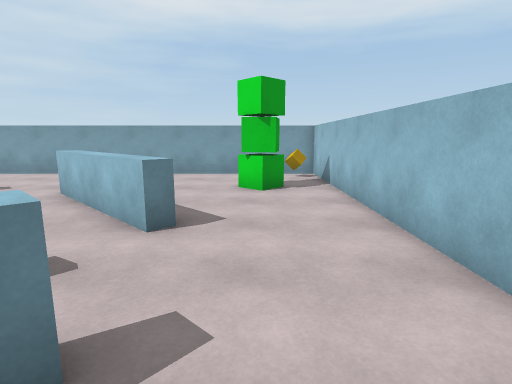
view 1 (above)

15 first-person views from a walk through a scene from a Unity 3-D project. The camera is 1.5 m above the floor, tilts 10° down and sees 80° across. The floor is counted in squares, 1 m on a side. Each view is taken from the middle of a square. On the plan, view 1 faces up. The plan holds only what a view shows up to about 15 squares ahead; the rest is blank. The player character is not drawn.

view 2
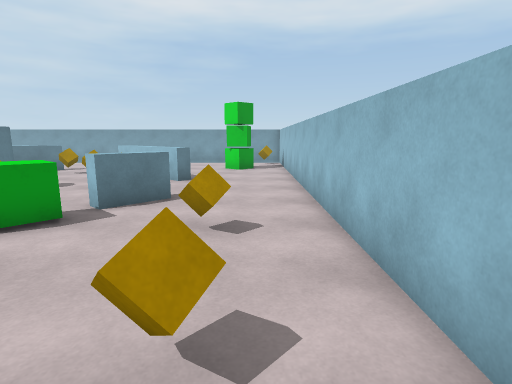

view 3
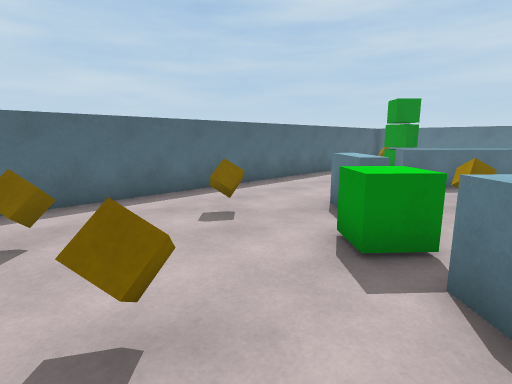

view 4
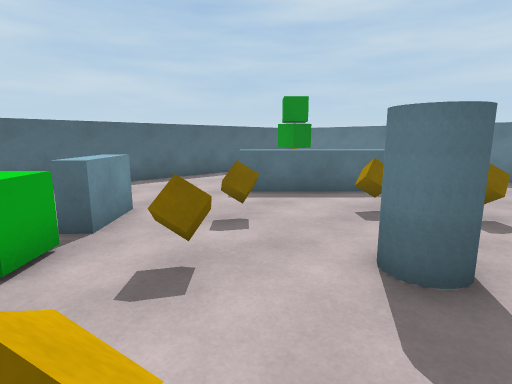

view 5
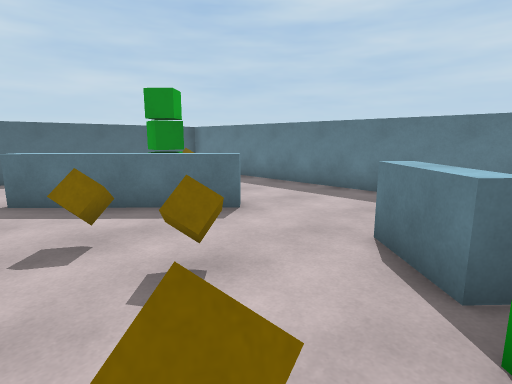

view 6
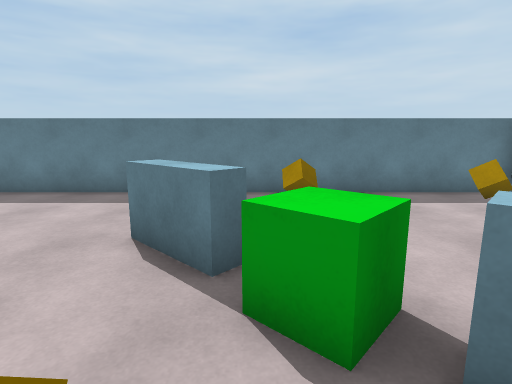

view 7
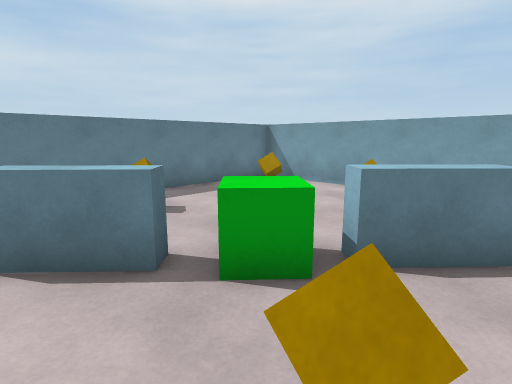

view 8
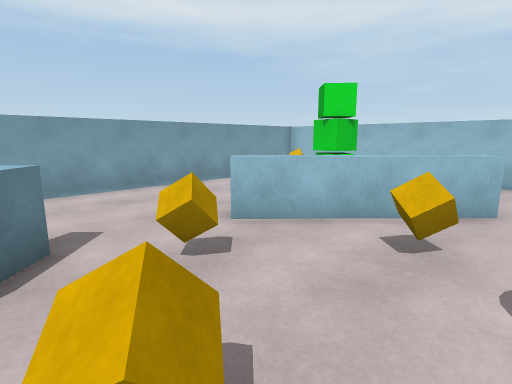

view 9
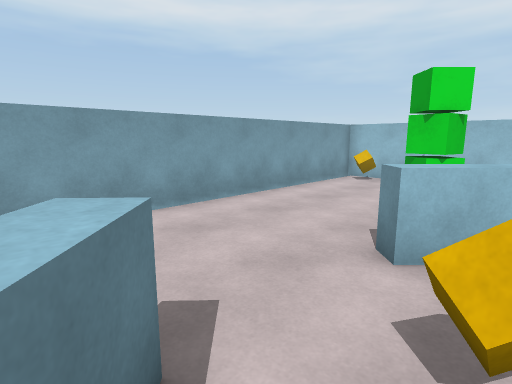

view 10
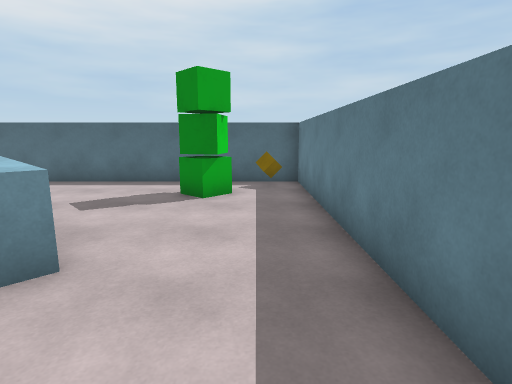

view 11
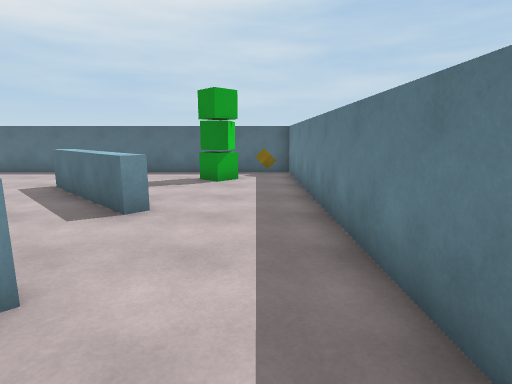

view 12
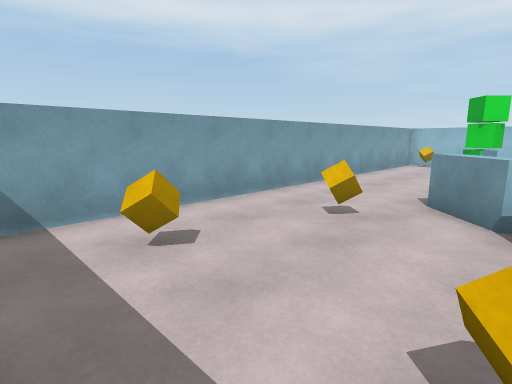

view 13
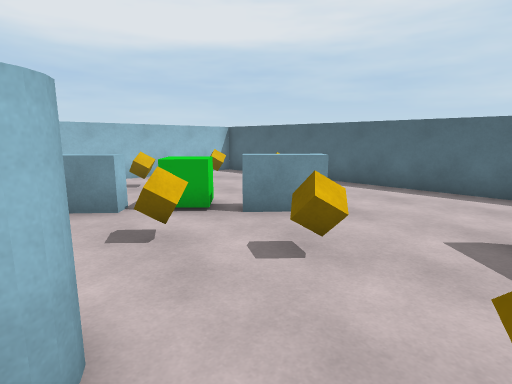

view 14
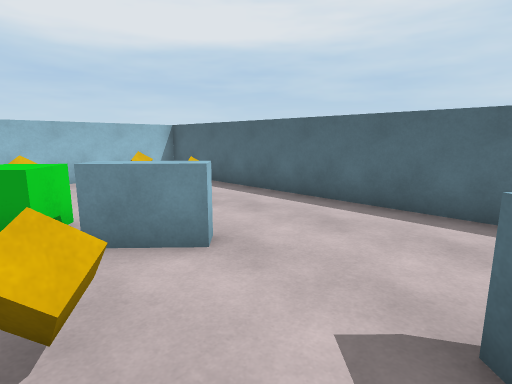

view 15
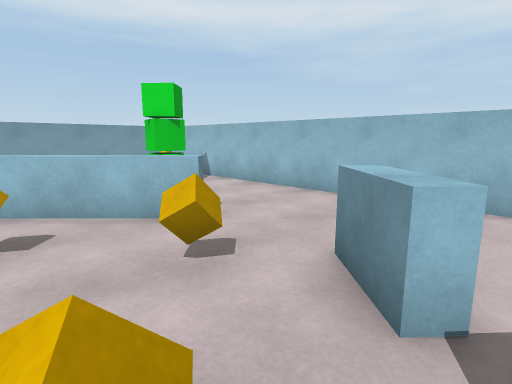

### Floor plan
Points are (right, up) in squares from view 1. A wall is a line through its corners. A room is listed if a view was taken in it or the views show most of it. See-through windows are left out.
Room 1 (views 1, 2, 3, 4, 5, 6, 7, 8, 9, 10, 11, 12, 13, 14, 15)
walls: (-11.1, 5.6) (-12.5, 4); (-10, 7.5) (-8.6, 9); (-8.2, 8.7) (-9.5, 7.3); (-1.4, 5.1) (-1.8, 4.7) (-5.4, 8.3) (-5, 8.7); (-12.8, 0.7) (-12.4, 1.1) (-8.8, -2.4) (-9.1, -2.8); (-16.5, -6.6) (2.5, -6.6) (2.5, 13.1) (-16.5, 13.1) (-16.5, -6.6)
objects: other object (-15, -6); other object (-14, -5) to (-13, -4); other object (-14, 7); other object (-14, 11); other object (-11, 6) to (-10, 7); other object (-11, 10); other object (-10, 3); other object (-9, 1); other object (-9, 5); other object (-7, 0); other object (-7, 3) to (-6, 3); other object (-7, 7); other object (-6, -3) to (-4, -2); other object (-5, 1); other object (-5, 5); other object (-4, -1) to (-3, 0); other object (-3, -4); other object (-3, 3); other object (-2, 0) to (-1, 2); other object (0, -4); other object (0, -1); other object (0, 9) to (0, 10); other object (1, 10); other object (2, 12)

Where each view was taken, in squares from view 1:
view 1: 0 up, 0 right, facing up
view 2: 6 down, 1 right, facing up
view 3: 1 up, 1 right, facing down-left
view 4: 4 up, 3 left, facing down-left
view 5: 6 up, 8 left, facing down-left
view 6: 6 up, 8 left, facing left
view 7: 4 up, 8 left, facing up-left
view 8: 4 up, 9 left, facing up-right
view 9: 7 up, 9 left, facing up-right
view 10: 4 up, 15 left, facing down
view 11: 7 up, 15 left, facing down
view 12: 7 up, 16 left, facing up-right
view 13: 3 up, 9 left, facing down-right
view 14: 0 up, 9 left, facing down-right
view 15: 0 up, 5 left, facing up-right
